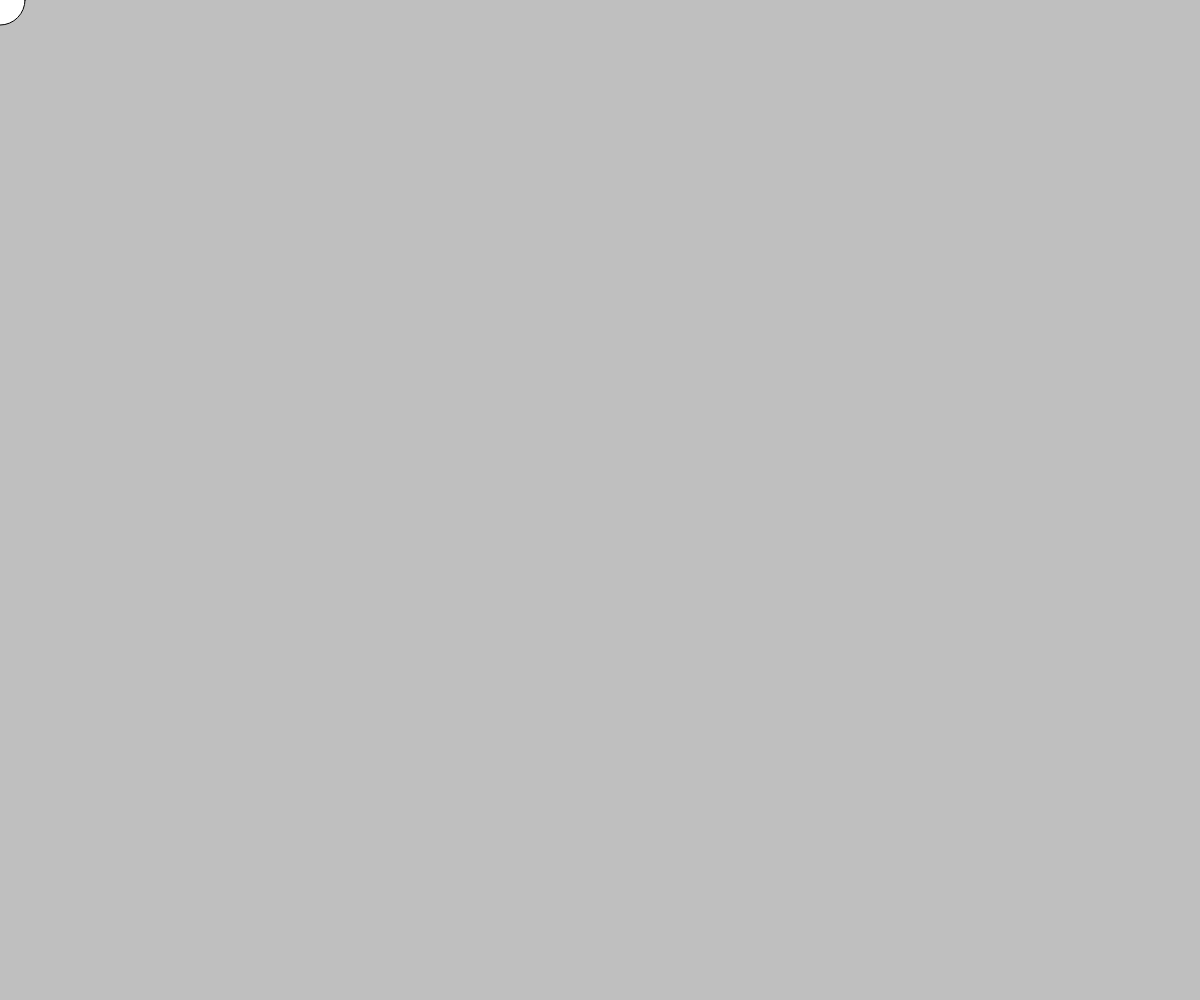
Frame 1 (no input)
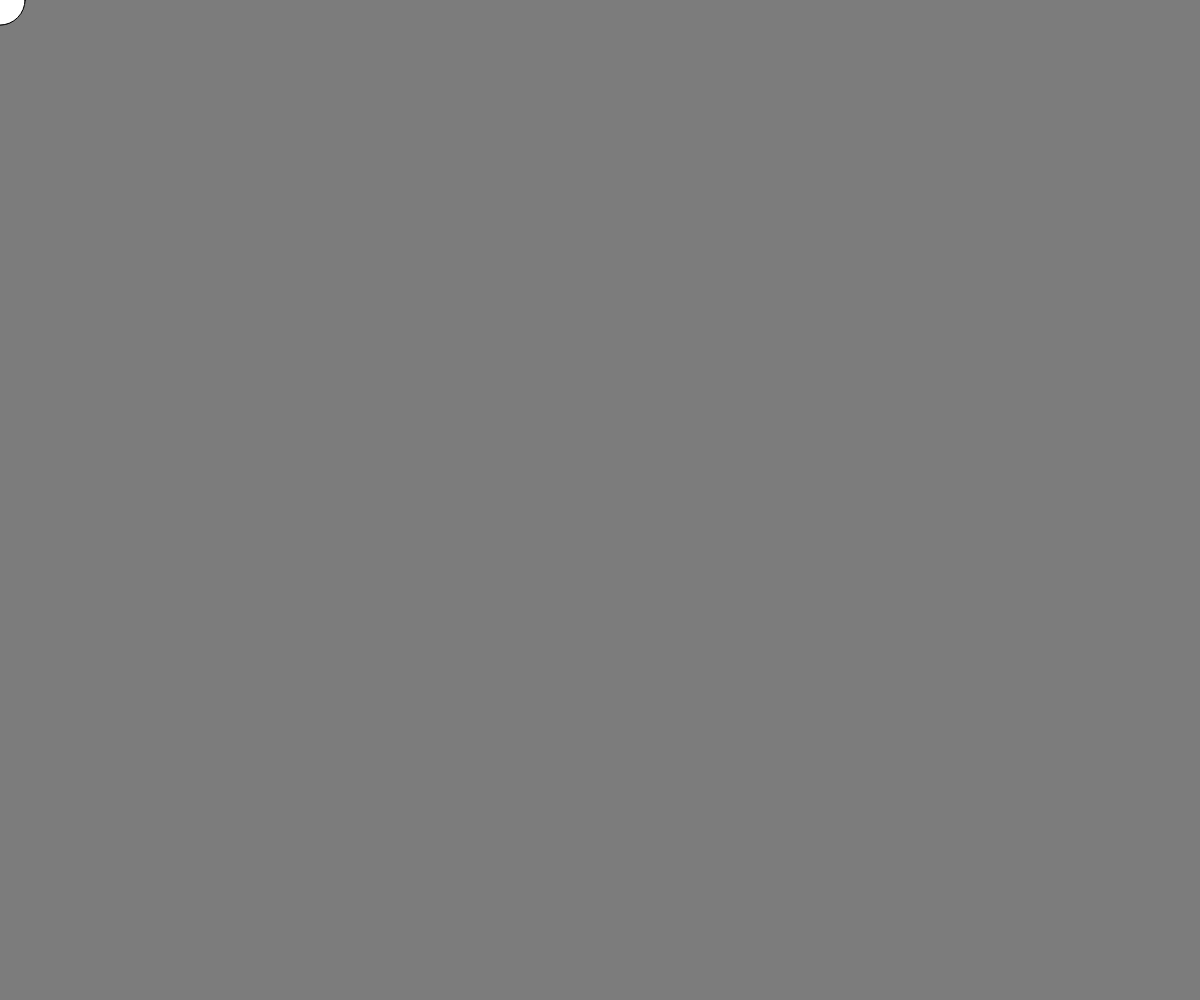
Frame 60 (no input)
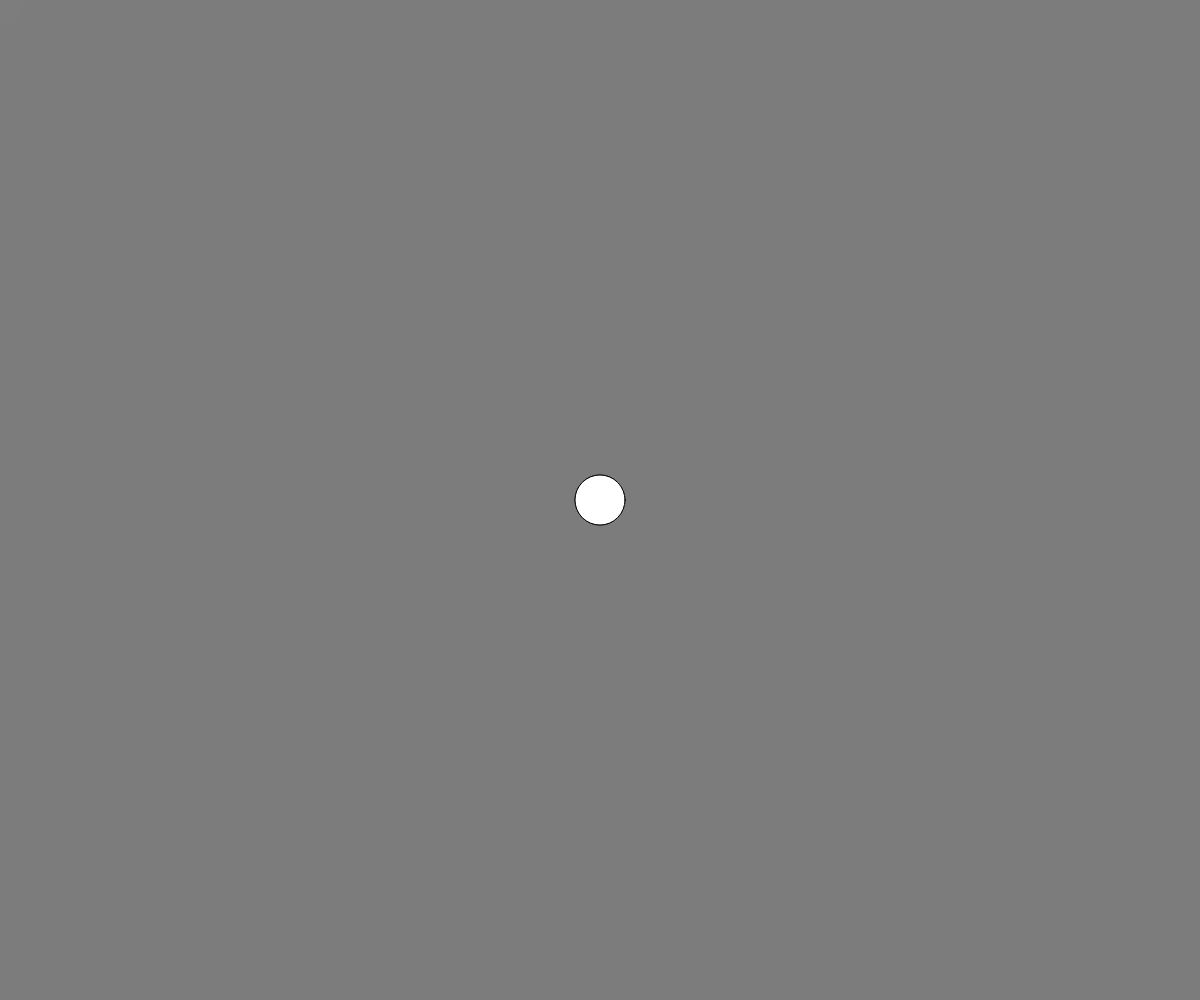
Frame 120 (the mouse pressed at the canvas centre since frame 60)

The p5.js sketch that drew these frames (run headless with seeded random() and noise() and a simulated clock; from frame 60 on, the mouse is pressed at the canvas centre):

// p5.js sketch
// ── sketch.js
function setup() {
    createCanvas(windowWidth, windowHeight);
}

function draw() {
    background(125, 125);
    ellipse(mouseX, mouseY, 50, 50);
}
